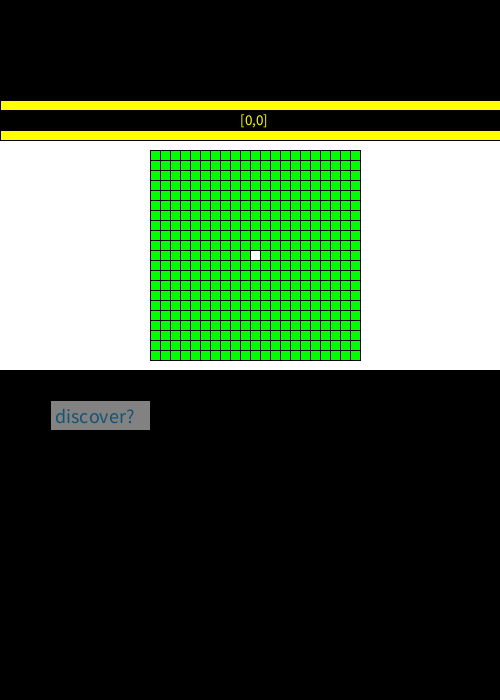
Frame 1 (no input)
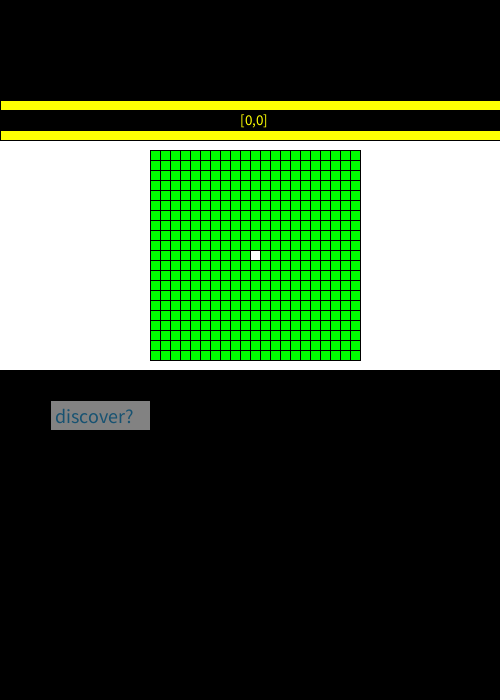
Frame 60 (the mouse pressed at the canvas centre just before this capture)
Frame 120 (the mouse held since frame 60 and released just before this capture): identical to frame 60, image omitted

The Processing sketch that drew these frames (run headless with seeded random() and noise(); from frame 60 on, the mouse is pressed at the canvas centre):

// Processing sketch: game_RPG
// ── game_RPG.pde
int cChange=1;

void setup(){
size(500,700);

}
int x=250;
int y=250;

int i=0;
int[] posX=new int[999];
  int[] posY=new int[999];
void board(int x,int y,int sx, int sy){

 for(int x1=-sx;x1<sx+1;x1++){
     

   
    
  // rect(x+(x1*10),y,10,10);
   
    for(int y1=-sy;y1<sy+1;y1++){
      

   rect(x + (x1 * 10),y+(y1*10),10,10);
   

  }
 }
    
   
    
    
  }

//game bord

void draw(){
  

  

      
 //////////
 //biomes//
 //////////
 int[] red=new int[5];
 int[] green=new int[5];
 int[] blue=new int[5];
 //store//
 red[0]=254;
 green[0]=255;
 blue[0]=3;
 //vlage//
 red[1]=103;
 green[1]=72;
 blue[1]=8;
 //plains//
 red[2]=23;
 green[2]=255;
 blue[2]=8;
 //forest//
 red[3]=12;
 green[3]=93;
 blue[3]=7;
 
  
 /////////
 //tiles//
 /////////
 
 
  
  
  background(255);
  fill(0,255,0);
  board(x,y,10,10);
  fill(red[0],green[0],blue[0]);
  rect(x+(0*10),y+(0*10),10,10);
 /* //veraday plains//
 fill(red[2],green[2],blue[2]);
  rect(x + (-10 * 10),y+(-10*10),10,10);
 
fill(red[2],green[2],blue[2]);
  rect(x + (-9 * 10),y+(-10*10),10,10);
  
 fill(red[2],green[2],blue[2]);
  rect(x + (-8 * 10),y+(-10*10),10,10);
  fill(red[2],green[2],blue[2]);
  rect(x + (-8 * 10),y+(-9*10),10,10);
  fill(red[2],green[2],blue[2]);
  rect(x + (-8 * 10),y+(-8*10),10,10);
  fill(red[2],green[2],blue[2]);
  rect(x + (-7 * 10),y+(-7*10),10,10);
  fill(red[2],green[2],blue[2]);
  rect(x + (-7 * 10),y+(-6*10),10,10);
  fill(red[2],green[2],blue[2]);
  rect(x + (-6 * 10),y+(-5*10),10,10);
  fill(red[2],green[2],blue[2]);
  rect(x + (-5 * 10),y+(-5*10),10,10);
  fill(red[2],green[2],blue[2]);
  rect(x + (-4 * 10),y+(-5*10),10,10);
  fill(red[2],green[2],blue[2]);
  rect(x + (-3 * 10),y+(-5*10),10,10);
  fill(red[2],green[2],blue[2]);
  rect(x + (-2 * 10),y+(-6*10),10,10);
  fill(red[2],green[2],blue[2]);
  rect(x + (-1 * 10),y+(-5*10),10,10);
  fill(red[2],green[2],blue[2]);
  rect(x + (-1 * 10),y+(-4*10),10,10);
  fill(red[2],green[2],blue[2]);
  rect(x + (-1 * 10),y+(-3*10),10,10);
  fill(red[2],green[2],blue[2]);
  rect(x + (-1 * 10),y+(-2*10),10,10);
  fill(red[2],green[2],blue[2]);
  rect(x + (-1 * 10),y+(-1*10),10,10);
  fill(red[2],green[2],blue[2]);
  rect(x + (-1 * 10),y+(0*10),10,10);
  fill(red[2],green[2],blue[2]);
  rect(x + (-2 * 10),y+(1*10),10,10);
  fill(red[2],green[2],blue[2]);
  rect(x + (-3 * 10),y+(2*10),10,10);
   fill(red[2],green[2],blue[2]);
  rect(x + (-3 * 10),y+(3*10),10,10);
   fill(red[2],green[2],blue[2]);
  rect(x + (-4 * 10),y+(4*10),10,10);
   fill(red[2],green[2],blue[2]);
  rect(x + (-5 * 10),y+(4*10),10,10);
  rect(x + (-6 * 10),y+(5*10),10,10);
  rect(x + (-7 * 10),y+(5*10),10,10);
  rect(x + (-8 * 10),y+(6*10),10,10);
  rect(x + (-9 * 10),y+(5*10),10,10);
  rect(x + (-10 * 10),y+(4*10),10,10);
  rect(x + (-10 * 10),y+(3*10),10,10);
  rect(x + (-10 * 10),y+(2*10),10,10);
  rect(x + (-10 * 10),y+(1*10),10,10);
  rect(x + (-10 * 10),y+(0*10),10,10);
  rect(x + (-10 * 10),y+(-1*10),10,10);
  rect(x + (-10 * 10),y+(-2*10),10,10);
   rect(x + (-10 * 10),y+(-3*10),10,10);
    rect(x + (-10 * 10),y+(-4*10),10,10);
     rect(x + (-10 * 10),y+(-5*10),10,10);
      rect(x + (-10 * 10),y+(-6*10),10,10);
       rect(x + (-10 * 10),y+(-7*10),10,10);
        rect(x + (-10 * 10),y+(-8*10),10,10);
         rect(x + (-10 * 10),y+(-9*10),10,10);
          rect(x + (-9 * 10),y+(-9*10),10,10);
           rect(x + (-9 * 10),y+(-8*10),10,10);
           rect(x + (-9 * 10),y+(-7*10),10,10);
            rect(x + (-8 * 10),y+(-7*10),10,10);
             rect(x + (-9 * 10),y+(-6*10),10,10);
             rect(x + (-8 * 10),y+(-6*10),10,10);
             rect(x + (-9 * 10),y+(-5*10),10,10);
              rect(x + (-8 * 10),y+(-5*10),10,10);
               rect(x + (-7 * 10),y+(-5*10),10,10);
                rect(x + (-2 * 10),y+(-5*10),10,10);
                rect(x + (-9 * 10),y+(-4*10),10,10);
                rect(x + (-8 * 10),y+(-4*10),10,10);
                rect(x + (-7 * 10),y+(-4*10),10,10);
                rect(x + (-6 * 10),y+(-4*10),10,10);
                rect(x + (-5 * 10),y+(-4*10),10,10);
                rect(x + (-4 * 10),y+(-4*10),10,10);
                rect(x + (-3 * 10),y+(-4*10),10,10);
                rect(x + (-2 * 10),y+(-4*10),10,10);
                
  //delnora forest//
  fill(red[3],green[3],blue[3]);
  rect(x + (-7 * 10),y+(-10*10),10,10);
  fill(red[3],green[3],blue[3]);
  rect(x + (-6 * 10),y+(-10*10),10,10);
  fill(red[3],green[3],blue[3]);
  rect(x + (-5 * 10),y+(-10*10),10,10);
  fill(red[3],green[3],blue[3]);
  rect(x + (-4 * 10),y+(-10*10),10,10);


 */
    
  //player
  
  fill(255);
  rect(250,250,10,10);
  
   //background
  fill(0);
  rect(0,0,500,130);
  rect(0,370,600,1000);
  fill(130);
  rect(50,400,100,30);
  fill(23,82,113);
  textSize(20);
  text("discover?",55,423);
 
  if(x-250 == 0&&y-250==0){
    fill(red[0],green[0],blue[0]);
  }
  
  
  rect(0,100,500,10);
  rect(0,130,500,10);
  textSize(15);
  text("["+ ((x/10)-25) +","+ ((y/10)-25) +"]",240,125);
}
void keyPressed(){
 if(keyCode== UP){
   y=y+10;
 }
 if(keyCode== DOWN){
   y=y-10;
 }
 if(keyCode== RIGHT){
   x=x-10;
 }
 if(keyCode== LEFT){
   x=x+10;
 }
 
}
